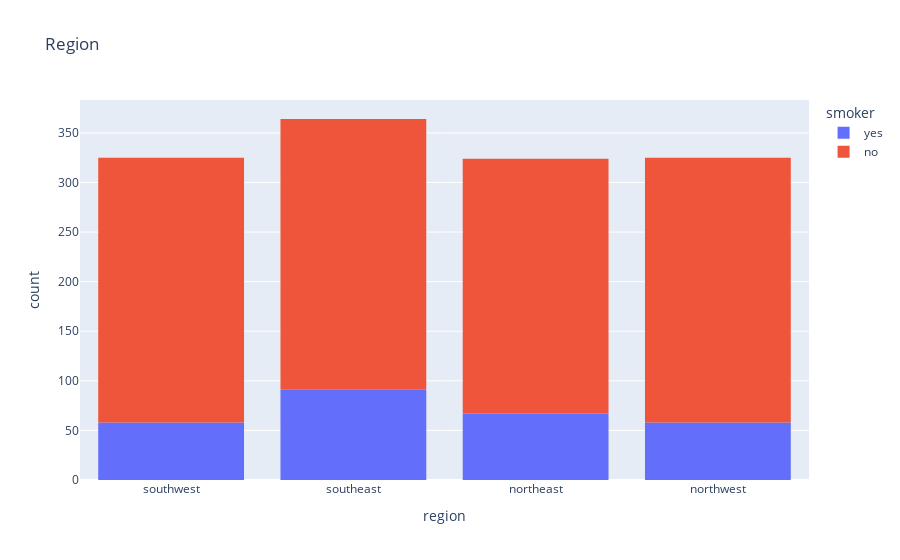

Notebook source saved alongside this figure:
### Markdown cell above
From the above graph we make some observations.

* It appears that 20% of the customers have reported they smoking.
* We can also see that smoking appears a more common habit among males.

### Code cell
px.histogram(df, x="region", color="smoker", title="Region")

### Figure 1 — Plotly figure (JSON) as saved in the notebook; plotly's stock layout.template omitted (floating-point values rounded to 4 significant figures; data arrays with more than 128 entries replaced by an {"elided": "..."} marker saying what was removed)
{"data": [{"alignmentgroup": "True", "bingroup": "x", "hovertemplate": "smoker=yes<br>region=%{x}<br>count=%{y}<extra></extra>", "legendgroup": "yes", "marker": {"color": "#636efa", "pattern": {"shape": ""}}, "name": "yes", "offsetgroup": "yes", "orientation": "v", "showlegend": true, "type": "histogram", "x": {"elided": "274 str values"}, "xaxis": "x", "yaxis": "y"}, {"alignmentgroup": "True", "bingroup": "x", "hovertemplate": "smoker=no<br>region=%{x}<br>count=%{y}<extra></extra>", "legendgroup": "no", "marker": {"color": "#EF553B", "pattern": {"shape": ""}}, "name": "no", "offsetgroup": "no", "orientation": "v", "showlegend": true, "type": "histogram", "x": {"elided": "1064 str values"}, "xaxis": "x", "yaxis": "y"}], "layout": {"barmode": "relative", "legend": {"title": {"text": "smoker"}, "tracegroupgap": 0}, "title": {"text": "Region"}, "xaxis": {"anchor": "y", "domain": [0, 1], "title": {"text": "region"}}, "yaxis": {"anchor": "x", "domain": [0, 1], "title": {"text": "count"}}}}
